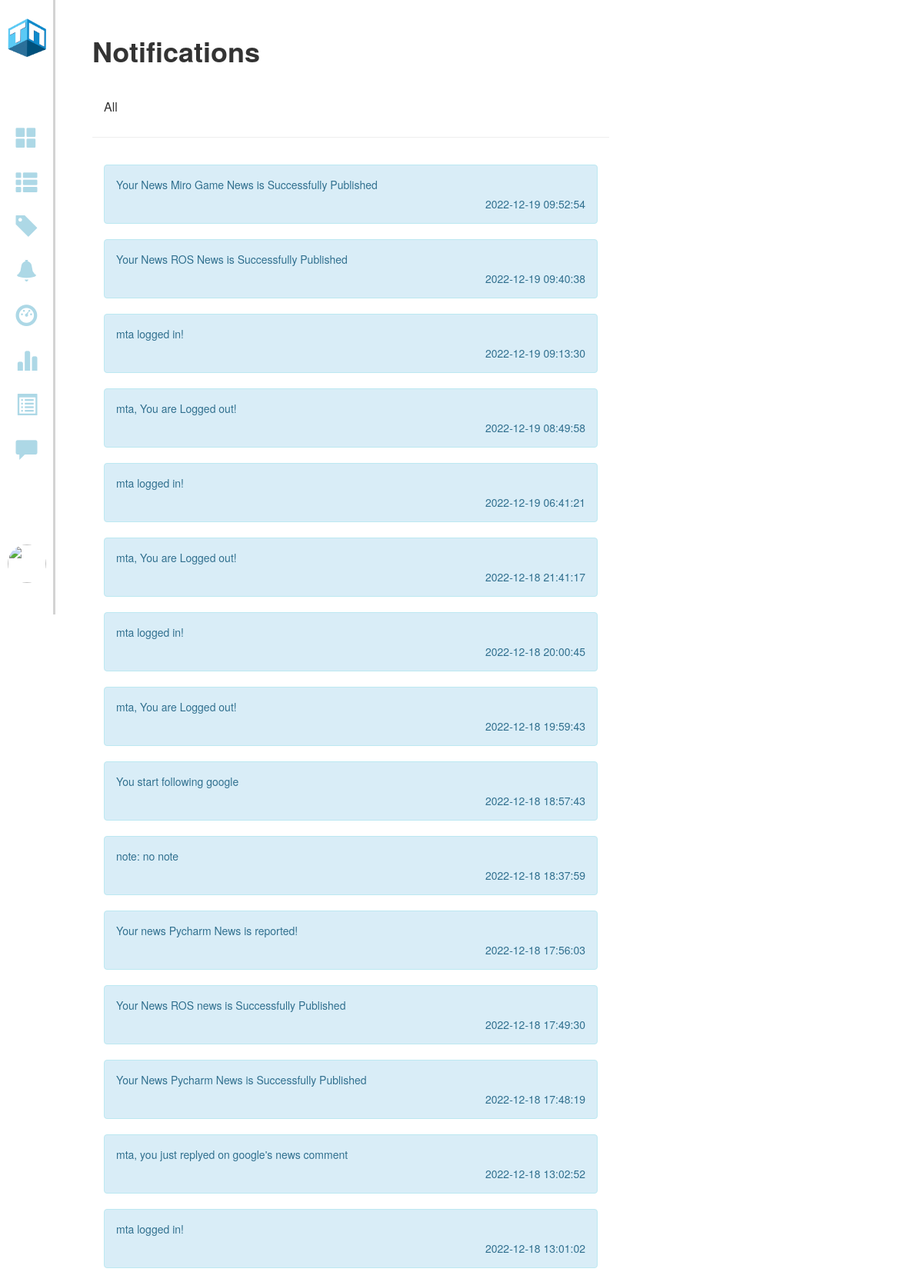
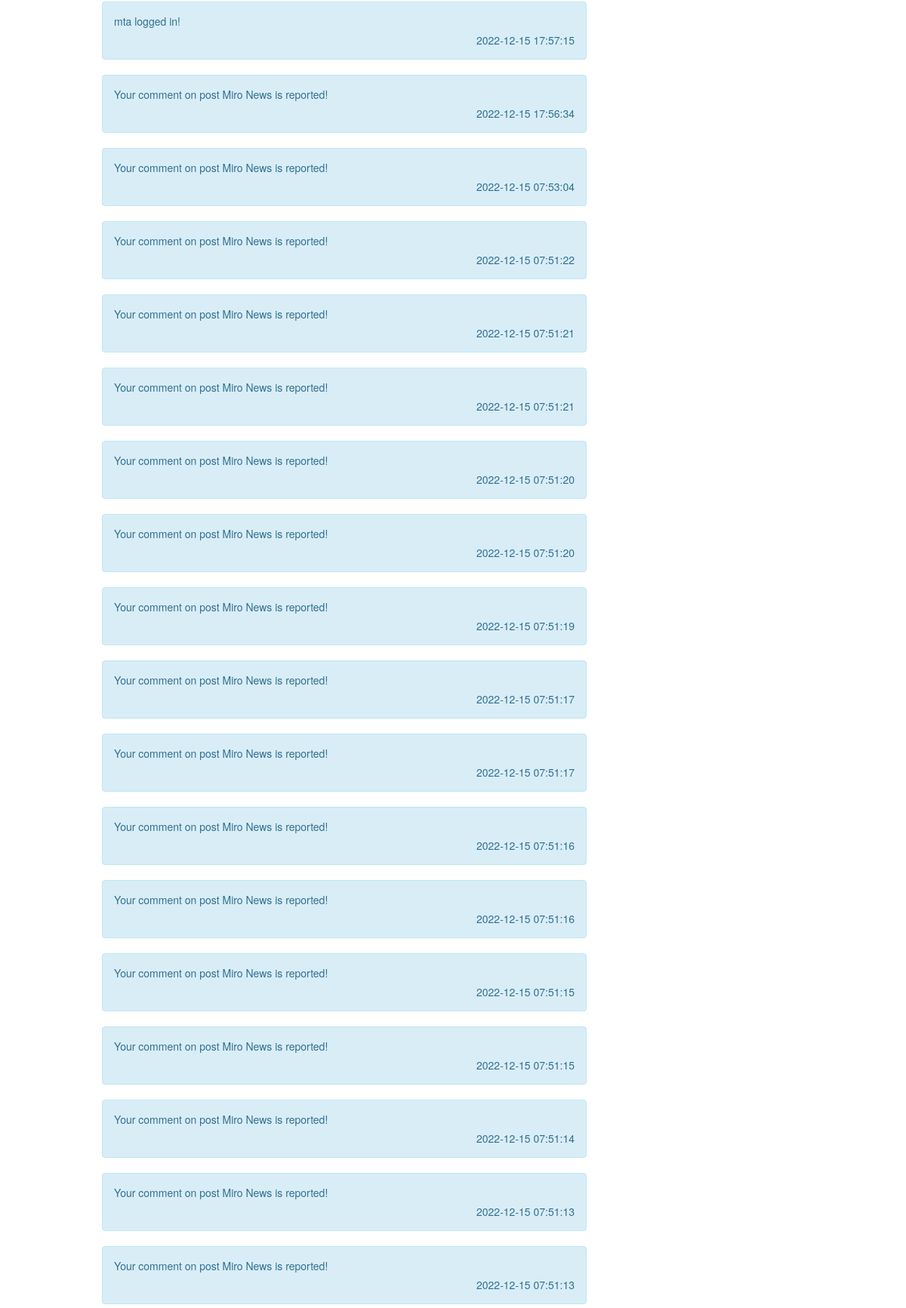
Page /Adminnotification (signed in, upper part) on the committed database (2 pictures, top to bottom).
### models.py (models this page shows)
class Notifications(db.Model):
    id = Column(Integer, primary_key = True)
    notifier_id = Column(Integer, ForeignKey('users.id'), nullable = False)
    activity = Column(String, nullable = False)
    link = Column(String, nullable = True)
    created_at = Column(DateTime, server_default = func.now(), nullable=False)

### app.py (the view)
@app.route("/Adminnotification")
@login_required
def Admin_notification():
    notifications = Notifications.query.filter_by(notifier_id = current_user.id).all()
    notifications.reverse()
    return render_template("AdminNotification.html", notifications = notifications)

### app.py (called while the page is built)
@login_manager.user_loader
def load_user(user_id):
    return Users.query.get(int(user_id))

### templates/AdminNotification.html (shortened to what this page needs)
<!DOCTYPE html>
<html lang="en">
<head>
  <link rel="stylesheet" type="text/css" href="/static/style.css">
  <link rel="stylesheet" href="https://maxcdn.bootstrapcdn.com/bootstrap/3.3.6/css/bootstrap.min.css">
  <link rel="stylesheet" href="https://maxcdn.bootstrapcdn.com/bootstrap/3.3.7/css/bootstrap.min.css"
>
  <link rel="stylesheet" href="https://cdnjs.cloudflare.com/ajax/libs/font-awesome/4.7.0/css/font-awesome.min.css">
  <link rel="stylesheet" href="https://maxcdn.bootstrapcdn.com/bootstrap/3.3.7/css/bootstrap.min.css">
</head>
<body>
  <section class="GContent">
    {% include 'left_admin_menu.html' %}
    <div class="G1">
      <h1>Notifications</h1>
      <div class="panel-heading" style="margin-top: 23px;">
        <h4 class="panel-title">
          <a data-toggle="collapse" data-parent="#accordion" href="#collapse1">All</a>
        </h4>
      </div>
      <hr>
      <div class="panel-group" id="accordion">
        <div class="panel panel-default">
          <div id="collapse1" class="panel-collapse collapse in">
            <div class="panel-body" style="border-style: none;">
              {% for notification in notifications %}
              <div class="alert alert-info">
                <p>{{notification.activity}}</p>
                <p style="text-align: right;">{{notification.created_at}}</p>
              </div>
              {% endfor %}
            </div>
          </div>
        </div>
      </div>
    </div>
  </section>
</body>
</html>

### static/style.css (style rules this page uses)
body { margin: 0; padding: 0; font-family: Arial, Helvetica, sans-serif; }
.GContent .G1 { float: left; margin-left: 6%; padding: 0 4%; width: 64%; }
.panel-heading { display: inline-block; margin-top: 10px; }
.panel { border: 0 !important; -webkit-box-shadow: none !important; box-shadow: none !important; background-color: transparent !important; }
.G1 h1 { margin-top: 7%; font-weight: bold; }

### rows in the picture
Notifications: activity "Your News Miro Game News is Successfully Published", created_at "2022-12-19 09:52:54"
Notifications: activity "Your News ROS News is Successfully Published", created_at "2022-12-19 09:40:38"
Notifications: activity "mta logged in!", created_at "2022-12-19 09:13:30"
Notifications: activity "mta, You are Logged out!", created_at "2022-12-19 08:49:58"
Notifications: activity "mta logged in!", created_at "2022-12-19 06:41:21"
Notifications: activity "mta, You are Logged out!", created_at "2022-12-18 21:41:17"
Notifications: activity "mta logged in!", created_at "2022-12-18 20:00:45"
Notifications: activity "mta, You are Logged out!", created_at "2022-12-18 19:59:43"
Notifications: activity "You start following google", created_at "2022-12-18 18:57:43"
Notifications: activity "note: no note", created_at "2022-12-18 18:37:59"
Notifications: activity "Your news Pycharm News is reported!", created_at "2022-12-18 17:56:03"
Notifications: activity "Your News ROS news is Successfully Published", created_at "2022-12-18 17:49:30"
Notifications: activity "Your News Pycharm News is Successfully Published", created_at "2022-12-18 17:48:19"
Notifications: activity "mta, you just replyed on google's news comment", created_at "2022-12-18 13:02:52"
Notifications: activity "mta logged in!", created_at "2022-12-18 13:01:02"
Notifications: activity "mta logged in!", created_at "2022-12-15 17:57:15"
Notifications: activity "Your comment on post Miro News is reported!", created_at "2022-12-15 17:56:34"
Notifications: activity "Your comment on post Miro News is reported!", created_at "2022-12-15 07:53:04"
Notifications: activity "Your comment on post Miro News is reported!", created_at "2022-12-15 07:51:22"
Notifications: activity "Your comment on post Miro News is reported!", created_at "2022-12-15 07:51:21"
Notifications: activity "Your comment on post Miro News is reported!", created_at "2022-12-15 07:51:21"
Notifications: activity "Your comment on post Miro News is reported!", created_at "2022-12-15 07:51:20"
Notifications: activity "Your comment on post Miro News is reported!", created_at "2022-12-15 07:51:20"
Notifications: activity "Your comment on post Miro News is reported!", created_at "2022-12-15 07:51:19"
Notifications: activity "Your comment on post Miro News is reported!", created_at "2022-12-15 07:51:17"
Notifications: activity "Your comment on post Miro News is reported!", created_at "2022-12-15 07:51:17"
Notifications: activity "Your comment on post Miro News is reported!", created_at "2022-12-15 07:51:16"
Notifications: activity "Your comment on post Miro News is reported!", created_at "2022-12-15 07:51:16"
Notifications: activity "Your comment on post Miro News is reported!", created_at "2022-12-15 07:51:15"
Notifications: activity "Your comment on post Miro News is reported!", created_at "2022-12-15 07:51:15"
Notifications: activity "Your comment on post Miro News is reported!", created_at "2022-12-15 07:51:14"
Notifications: activity "Your comment on post Miro News is reported!", created_at "2022-12-15 07:51:13"
Notifications: activity "Your comment on post Miro News is reported!", created_at "2022-12-15 07:51:13"
